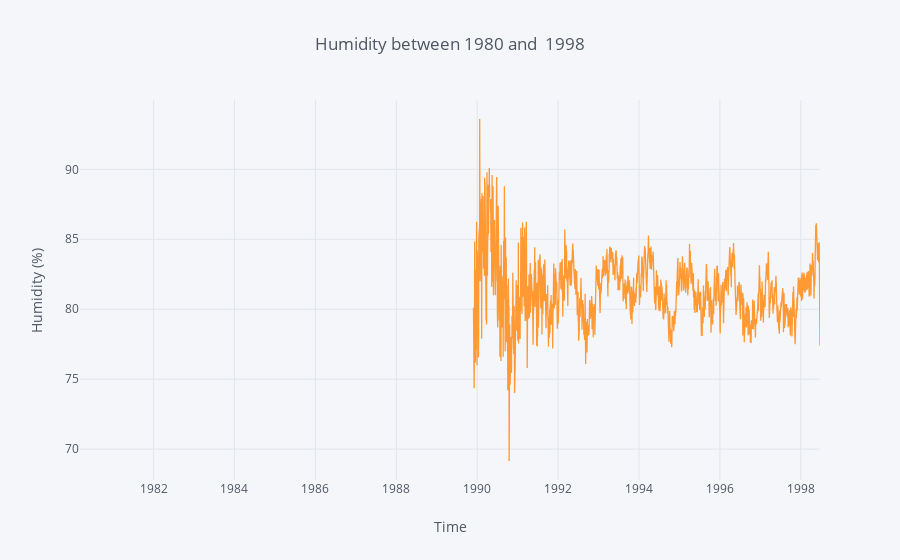

Notebook cell for this chart:
### Markdown cell above
#### We visualize the humidity -daily mean of all buoys- column against time.

### Code cell
data_hum = data.groupby(by='date').mean()[['humidity']]

data_hum.iplot(kind='line', xTitle='Time',
           yTitle='Humidity (%)', title='Humidity between 1980 and  1998')

### Figure 1 — Plotly figure (JSON) as saved in the notebook; plotly's stock layout.template omitted (floating-point values rounded to 4 significant figures; data arrays with more than 128 entries replaced by an {"elided": "..."} marker saying what was removed)
{"data": [{"line": {"color": "rgba(255, 153, 51, 1.0)", "dash": "solid", "shape": "linear", "width": 1.3}, "mode": "lines", "name": "humidity", "text": "", "type": "scatter", "uid": "bc5a7a45-74b3-4d09-80cb-af690340e581", "x": {"elided": "6371 str values"}, "y": {"elided": "6371 mixed values"}}], "layout": {"legend": {"bgcolor": "#F5F6F9", "font": {"color": "#4D5663"}}, "paper_bgcolor": "#F5F6F9", "plot_bgcolor": "#F5F6F9", "title": {"font": {"color": "#4D5663"}, "text": "Humidity between 1980 and  1998"}, "xaxis": {"gridcolor": "#E1E5ED", "showgrid": true, "tickfont": {"color": "#4D5663"}, "title": {"font": {"color": "#4D5663"}, "text": "Time"}, "zerolinecolor": "#E1E5ED"}, "yaxis": {"gridcolor": "#E1E5ED", "showgrid": true, "tickfont": {"color": "#4D5663"}, "title": {"font": {"color": "#4D5663"}, "text": "Humidity (%)"}, "zerolinecolor": "#E1E5ED"}}}
